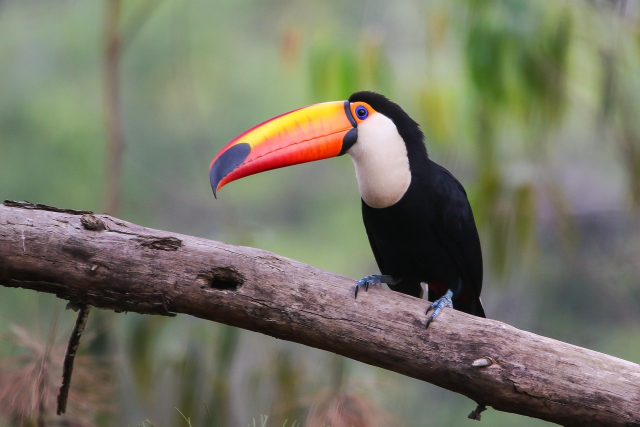
#> input picture workshop_story_9/toucan.jpg, 1280 x 853 px (shown at 1/2 size)
$ jupyter execute tuto1_opencv.ipynb
#> lines starting #> are read from the running program, lines starting #| are printed output that depends on the picture
[cell 1]
import cv2
import numpy as np
import matplotlib.pyplot as plt
from PIL import Image
import imutils

[cell 2]
img = cv2.imread("toucan.jpg", 3)
#> img is the input picture: shape (853, 1280, 3); mean B, G, R 101.3, 117.6, 118.5
print(img.shape)
#| (853, 1280, 3)

[cell 3]
cv2.imshow("Image_toucan", img)

k = cv2.waitKey(5000)
#> (key Esc is pressed here)

[cell 4]
cv2.imwrite("toucan_png.png", img)
#> Out = True

[cell 5]
img2 = cv2.imread("toucan_png.png", 0)
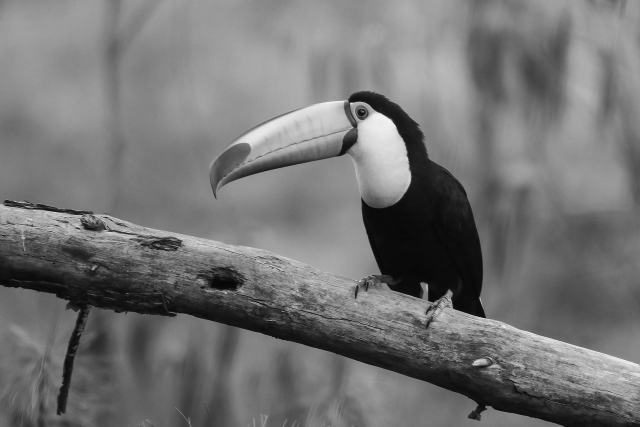
#> img2: shape (853, 1280) (shown at 1/2 size); min 2, max 252, mean 115.5
cv2.imshow("Toucan_gris", img2)
k = cv2.waitKey(5000)
#> (key Esc is pressed here)
